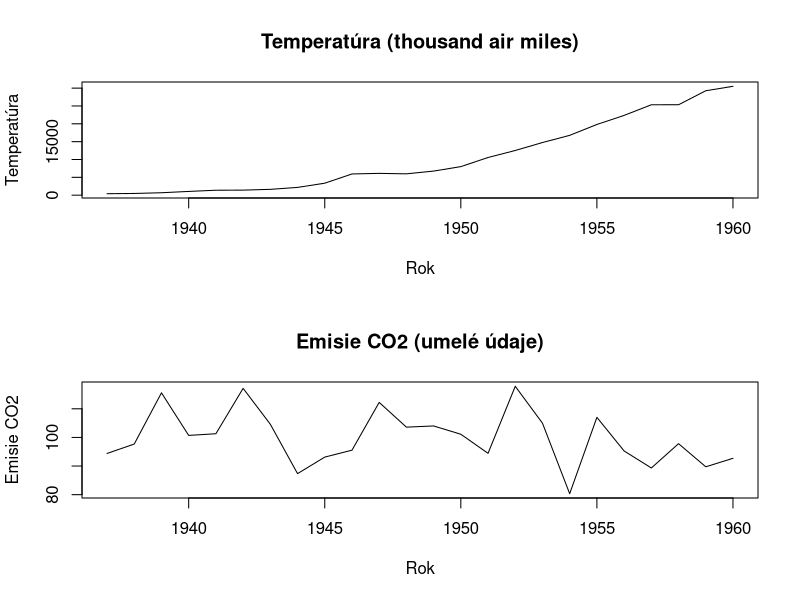
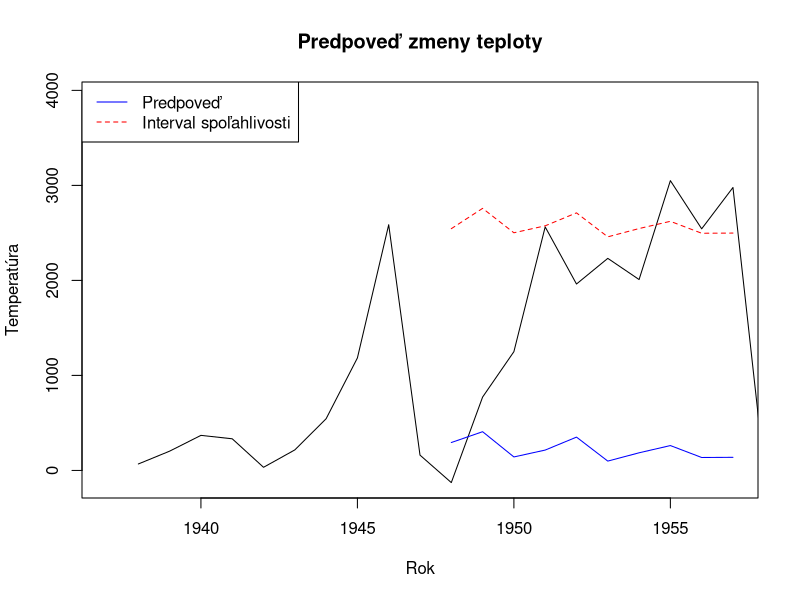
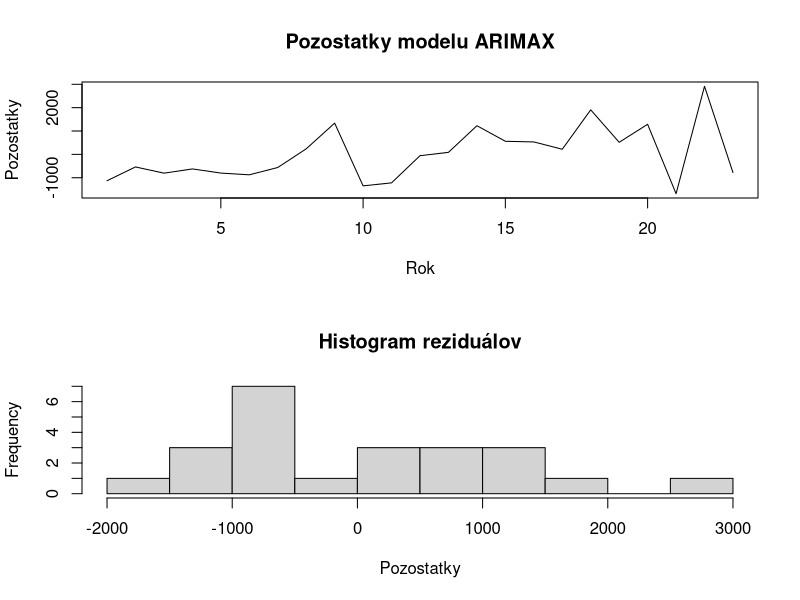

These figures' R source, in order:
## ---- chunk 1
# Nastavenie zrkadla CRAN pre inštaláciu balíkov
options(repos = 'http://cran.us.r-project.org')

# Inštalácia a stiahnutie potrebných balíkov
install.packages("tseries")
library(tseries)

# Načítanie údajov a vytvorenie umelých údajov
temperature_data <- datasets::airmiles
set.seed(123)
co2_data <- rnorm(length(temperature_data), mean = 100, sd = 10)

# Previesť údaje do časového radu
temperature_ts <- ts(temperature_data, start = c(1937), frequency = 1)
co2_ts <- ts(co2_data, start = c(1937), frequency = 1)

# Vizualizácia údajov
par(mfrow = c(2, 1))
plot(temperature_ts, main = "Temperatúra (thousand air miles)", ylab = "Temperatúra", xlab = "Rok")
plot(co2_ts, main = "Emisie CO2 (umelé údaje)", ylab = "Emisie CO2", xlab = "Rok")

# Skontrolujte stacionaritu a v prípade potreby diferencujte
if (adf.test(temperature_ts)$p.value > 0.05) {
  temperature_ts <- na.omit(diff(temperature_ts))
}

if (adf.test(co2_ts)$p.value > 0.05) {
  co2_ts <- na.omit(diff(co2_ts))
}

# Spájanie údajov
climate_data <- data.frame(
  year = start(temperature_ts)[1]:(start(temperature_ts)[1] + length(temperature_ts) - 1),
  temperature = as.numeric(temperature_ts),
  co2_emissions = as.numeric(co2_ts)
)

adf_test_temperature <- adf.test(temperature_ts)
adf_test_co2 <- adf.test(co2_ts)

if (adf_test_temperature$p.value > 0.05) {
  temperature_ts <- diff(temperature_ts)
}

if (adf_test_co2$p.value > 0.05) {
  co2_ts <- diff(co2_ts)
}

temperature_ts <- na.omit(temperature_ts)
co2_ts <- na.omit(co2_ts)

adf_test_temperature <- adf.test(temperature_ts)
adf_test_co2 <- adf.test(co2_ts)

if (adf_test_temperature$p.value > 0.05) {
  temperature_ts <- diff(temperature_ts)
}

if (adf_test_co2$p.value > 0.05) {
  co2_ts <- diff(co2_ts)
}

temperature_ts <- na.omit(temperature_ts)
co2_ts <- na.omit(co2_ts)

# Zostavte model ARIMAX
model <- arima(climate_data$temperature, order = c(1, 0, 0), xreg = climate_data$co2_emissions)
summary(model)

# Predpovedanie
future_co2 <- rnorm(10, mean = 100, sd = 10)
future_temperature <- predict(model, n.ahead = 10, newxreg = future_co2)

# Vizualizácia predpovede
par(mfrow = c(1, 1))
plot(temperature_ts, xlim = c(1937, 1957), ylim = range(c(temperature_ts, future_temperature$pred)),
     main = "Predpoveď zmeny teploty", ylab = "Temperatúra", xlab = "Rok")
lines(1948:1957, future_temperature$pred, col = "blue")
lines(1948:1957, future_temperature$pred + 2 * future_temperature$se, col = "red", lty = 2)
lines(1948:1957, future_temperature$pred - 2 * future_temperature$se, col = "red", lty = 2)
legend("topleft", legend = c("Predpoveď", "Interval spoľahlivosti"), col = c("blue", "red"), lty = 1:2)

# Vizualizácia zvyškov modelu
par(mfrow = c(2, 1))
plot(residuals(model), main = "Pozostatky modelu ARIMAX", ylab = "Pozostatky", xlab = "Rok")
hist(residuals(model), main = "Histogram reziduálov", xlab = "Pozostatky", breaks = 10)
